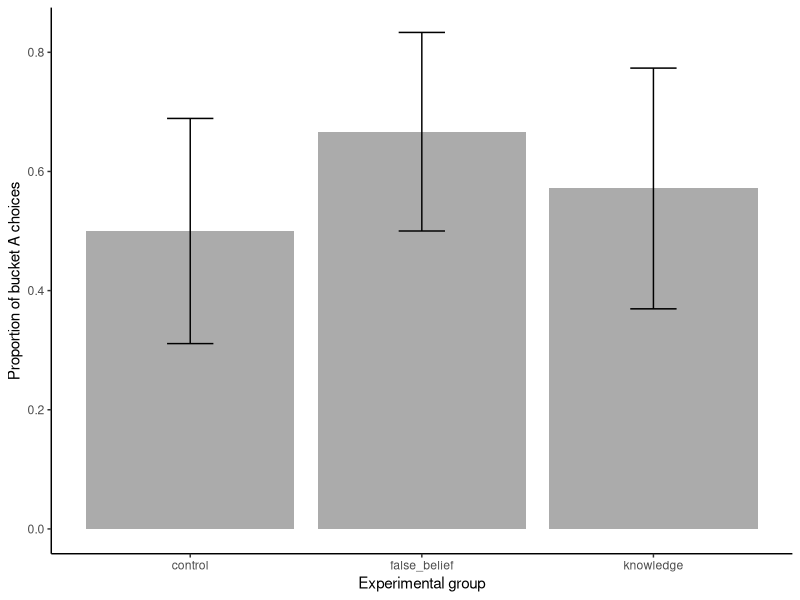

This figure's R source:
## ---- chunk 1
library(tidyverse)
## ---- chunk 2
xdata <- read.csv("data/tested_dogs.csv", header = TRUE) %>% 
  na.omit
## ---- chunk 3
plot.data <- xdata %>%
  mutate(choice=ifelse(choice_letter == "A", 1, 0)) %>% 
  group_by(condition)%>%
  summarise(mean.correct=mean(choice), sd.correct=sd(choice), sum.correct=sum(choice), median.correct=median(choice), n.correct=length(choice), se.correct=sd(choice)/sqrt(length(choice)))
plot.data

p.choice<-ggplot(
  data=plot.data, aes(x=condition, y=mean.correct)) +
  geom_bar(stat="identity", alpha=0.5)+
  geom_errorbar(aes(ymin=mean.correct-se.correct, ymax=mean.correct+se.correct), width=.2) +
  #ylim(0,0.8)+
  #geom_signif(comparisons=list(c("False Belief", #"True Belief")), annotations="*",
 #             y_position = 0.75, tip_length = 0.04, #vjust=0.4) +
  theme_classic()+
  labs(x="Experimental group",y="Proportion of bucket A choices")#+
  #ggtitle("Border Collies (N=40)")
 p.choice
 
#saving the plot with ggsave
# ggsave(
#   "./graphs/bucket_A_choices_BC.png",
#   plot = last_plot(),
#   device = NULL,
#  # path = "C:/Users/lonardol/Desktop/False Belief experiment/FB_2_follow_up/Graphs/Border Collies",
#   scale = 0.8,
#   width = 7,
#   height = 6,
#   #units = c("in", "cm", "mm"),
#   dpi = 320,
#   limitsize = TRUE
# )
# ggplot(aes=xdata$condition, xdata$choice_letter)
